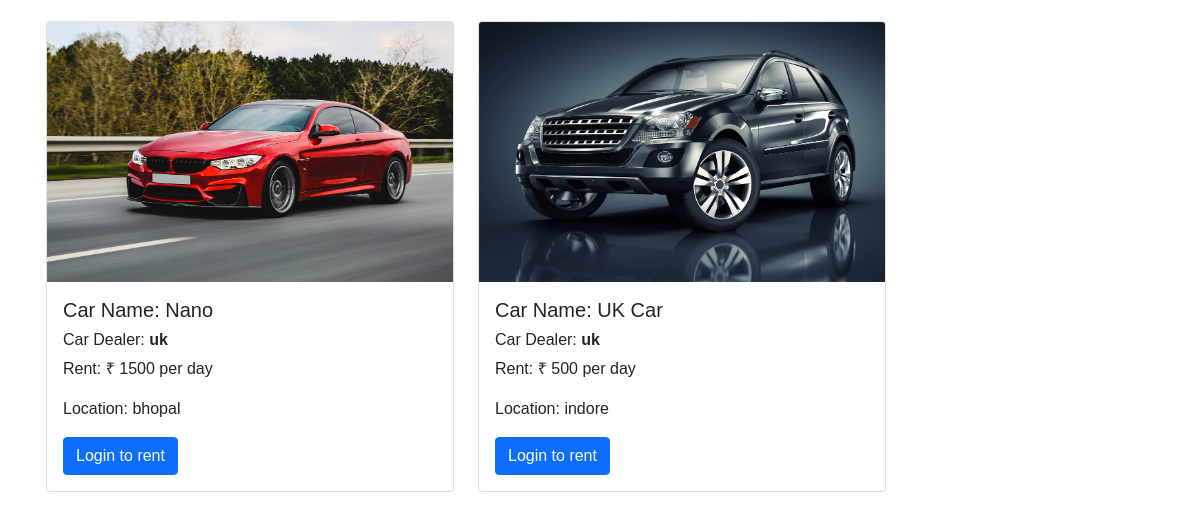
Page /home/ (lower part) on the earlier database version.
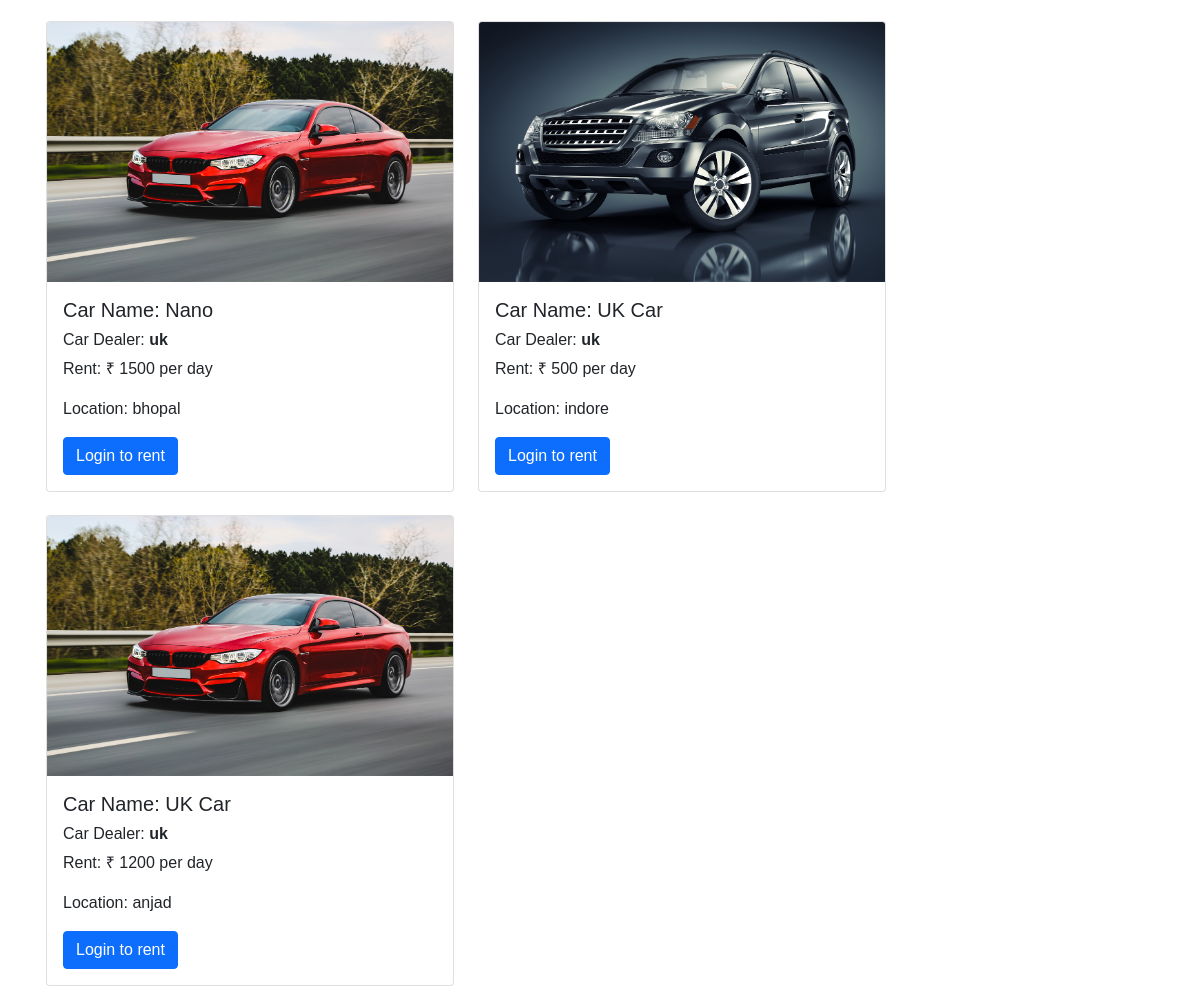
Same page on the later database version.
### home/models.py (models this page shows, shortened)
class Car(models.Model):
    name = models.CharField(max_length=50)
    image = models.ImageField(upload_to="")
    car_dealer = models.ForeignKey(CarDealer, on_delete=models.PROTECT)
    capacity = models.CharField(max_length=2)
    location = models.ForeignKey(Location, on_delete=models.SET_NULL, null=True)
    is_available = models.BooleanField(default=True)
    rent = models.CharField(max_length=10, blank=True)

class CarDealer(models.Model):
    car_dealer = models.OneToOneField(User, on_delete=models.CASCADE)
    phone = models.CharField(validators = [MinLengthValidator(10), MaxLengthValidator(10)], max_length = 10)
    location = models.OneToOneField(Location, on_delete=models.PROTECT)
    earnings = models.IntegerField(default = 0)
    type = models.CharField(max_length = 20, blank = True)
    def __str__(self):
        return str(self.car_dealer)

class Location(models.Model):
    city = models.CharField(max_length = 50)

### home/views.py (the view)
# urls.py: path("home/", views.index2, name="index2"),
def index2(request):
    cars = Car.objects.all()
    return render(request,"index2.html",{'cars':cars})

### home/templates/index2.html (shortened to what this page needs)
{% extends "customerbase.html" %}
{% block body %}
<div class="container mt-4">
    <div class="row mt-4">
        {% for car in cars %}
            <div class="col-sm4 mt-4" style="width: 27rem; height: 20rem; margin-bottom: 150px;">
                <div class="card">
                    <img src="/media/{{car.image}}" alt="Car image cap " class="card-img-top" height="260px">
                    <div class="card-body">
                        <h5 class="car-title">Car Name: {{car.name}}</h5>
                        <h6 class="card-text">Car Dealer: <b>{{car.car_dealer}}</b></h6>
                        <p class="card-text">Rent: ₹ {{car.rent}} per day</p>
                        <p class="card-text">Location: {{car.location.city}}</p>
                        <a href="/customer_login/" class="btn btn-primary">Login to rent</a>
                    </div>
                </div>
            </div>
        {% endfor %}
    </div>
</div>
{% endblock body %}

Differences in the rows shown:
added Car: image (picture), name "UK Car", car_dealer "uk", rent "1200", location.city "anjad"
